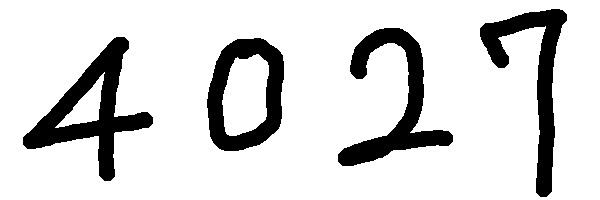
#> input picture day04/4027.png, 600 x 200 px
$ python morphological_edosion.py
#> lines starting #> are read from the running program, lines starting #| are printed output that depends on the picture; after the words box and inside, x2 and y2 are one past the last pixel; in counts of white or black regions, pixels touching at a corner belong together
# edosion :
# - 커널 범위 안에 **흰색 픽셀이 모두 있어야** 흰색 유지
# - 없으면 **검은색으로** 변환
# - 효과: 객체가 **얇아지고 작아짐**, 노이즈 제거

import urllib.request
import os
import numpy as np
import cv2 as cv

def get_sample(filename, repo='insightbook'):
    if not os.path.exists(filename):
        if repo == 'insightbook':
            url = f"https://raw.githubusercontent.com/dltpdn/insightbook.opencv_project_python/master/img/{filename}"
        else:  # opencv 공식
            url = f"https://raw.githubusercontent.com/opencv/opencv/master/samples/data/{filename}"
        urllib.request.urlretrieve(url, filename)
    return filename

img = cv.imread(get_sample('4027.png'))
#> img is the input picture: shape (200, 600, 3); 84.3% white; 4 black regions, box (x1, y1, x2, y2) and area: (23, 37, 153, 181) 5516, (338, 28, 453, 166) 4745, (480, 9, 567, 197) 4447, (207, 38, 284, 151) 4153
gray = cv.cvtColor(img, cv.COLOR_BGR2GRAY)

# 이미지 반전 (흰색 배경 + 검정글씨 -> 검정 배경 + 흰색글씨 )
inverted = cv.bitwise_not(gray)
kernel = cv.getStructuringElement(cv.MORPH_CROSS, (5,5))

# 침식 : 흰색 영역 축소
eroded = cv.erode(inverted, kernel, iterations=1)
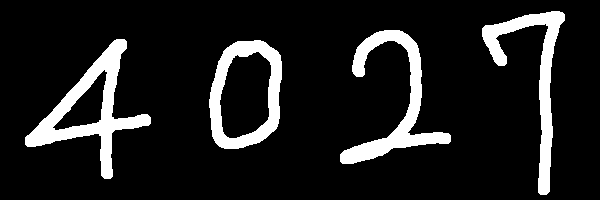
#> eroded: shape (200, 600); 12% white; 4 white regions, box (x1, y1, x2, y2) and area: (25, 39, 151, 179) 4313, (340, 30, 451, 164) 3642, (482, 11, 565, 195) 3318, (209, 40, 282, 149) 3158

cv.imshow("Original", img)
cv.imshow("Inverted", inverted)
cv.imshow("Edosion", eroded)

cv.waitKey(0)
cv.destroyAllWindows()
